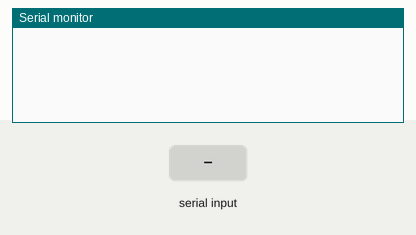
Recording of a sketch running on a simulated Arduino Uno, built with avr-gcc and run on an emulated ATmega328P. On the bench: the last lines printed to the serial monitor. The inputs (shaded band) are chosen by the test bench.

Above: at 1.2 s.
1.3 s: "90,45\n" received over Serial
At 4.2 s:
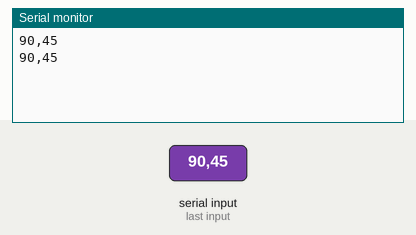
4.3 s: "5\n" received over Serial
At 7.2 s:
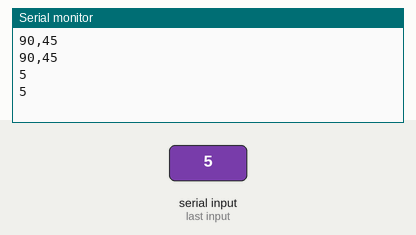
7.3 s: "1,90,45\n" received over Serial
At 9.5 s:
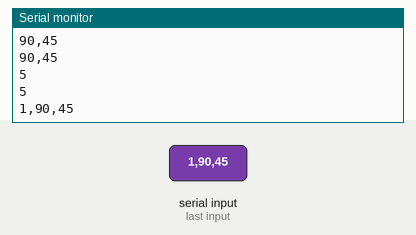

The sketch:

main.ino
```cpp
#include "config.h"


void setup()
{
  initialization();
}

void loop()
{
 receiveData();
 delay(1000);
 //Serial.println(temperature);
}
```

config.cpp
```cpp
#include "HardwareSerial.h"
#include "config.h"

int temperature = 0;
int humidity = 0;
int light = 0;
int soil = 0;
String data;

void initialization(void)
{
  Serial.begin(9600);
}

void receiveData(void)//接收数据
{
  if (Serial.available() > 0)
  {
    data = Serial.readString();
    temperature = parseValue(data, "T:");
    humidity = parseValue(data, "H:");
    light = parseValue(data, "L:");
    soil = parseValue(data, "S:");
  }
  Serial.println(data);
}

float parseValue(const String& data, const String& prefix) //解析数据
{
  size_t startPos = data.indexOf(prefix);
  if (startPos == -1)
  {
    return 0;  // Not a number
  }

  startPos += prefix.length();  // Move past the prefix
  size_t endPos = data.indexOf(',', startPos);

  if (endPos == -1)
  {
    return data.substring(startPos).toFloat();
  }
  else
  {
    return data.substring(startPos, endPos).toFloat();
  }
}
```

config.h
```cpp
#ifndef config_h
#define config_h


void initialization(void);
void receiveData(void);
float parseValue(const String& data, const String& prefix);

#endif
```

Measured:
- after the input at 1.3 s, the serial monitor: prints a new line after 1.7 s (image 1)
- after the input at 4.3 s, the serial monitor: prints a new line after 1.7 s (image 2)
- after the input at 7.3 s, the serial monitor: prints a new line after 1.7 s (image 3)
